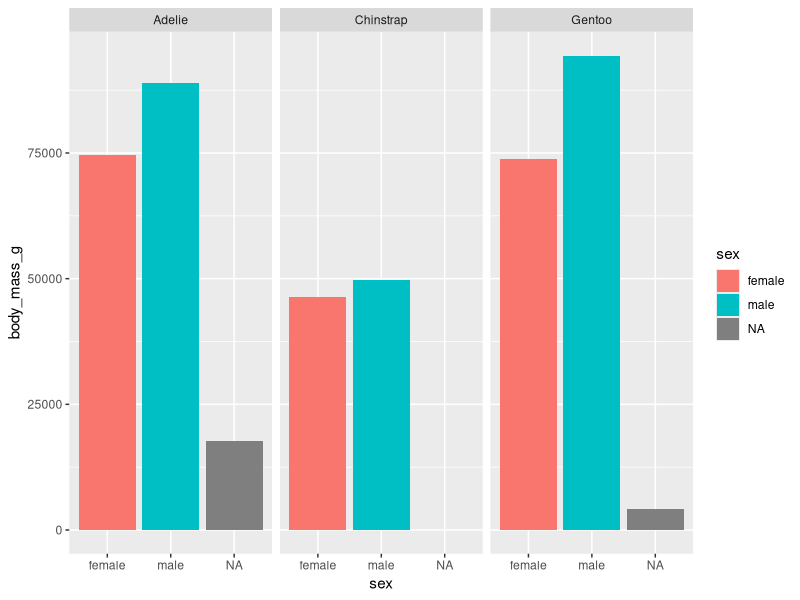
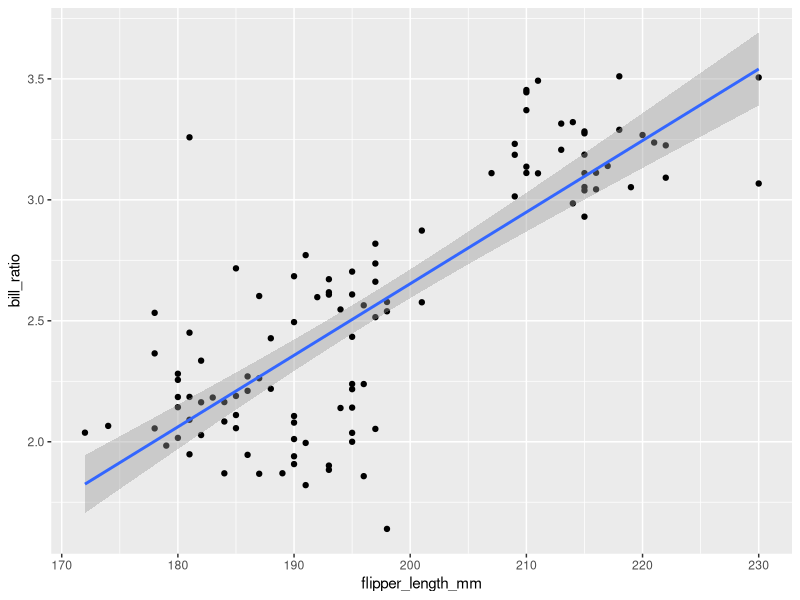
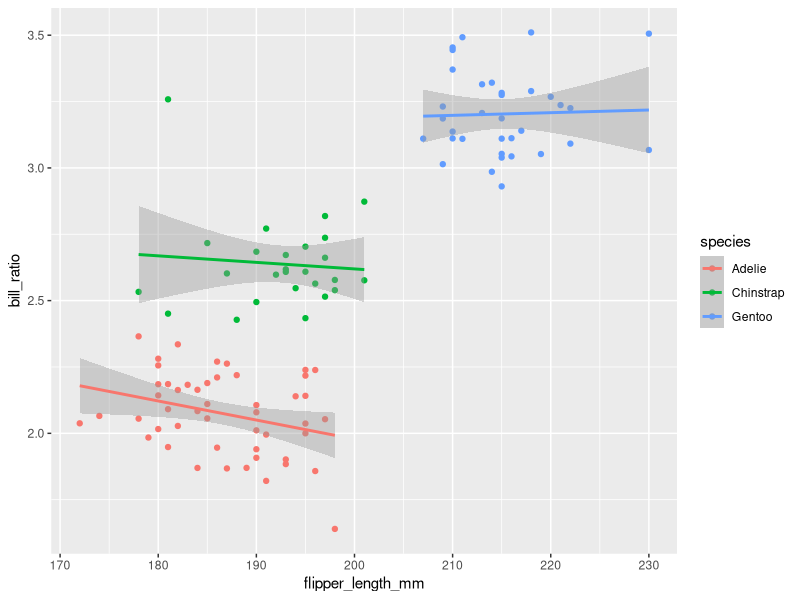
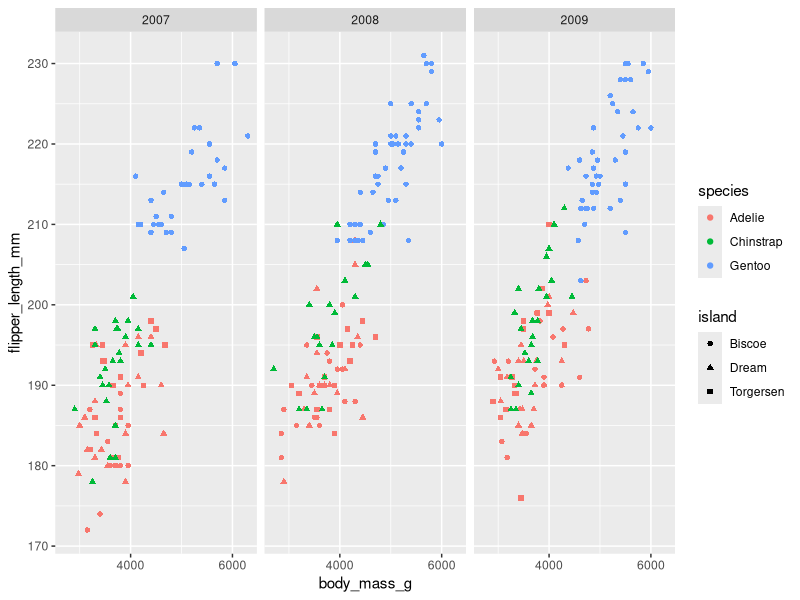

Generate these figures, in order, with R:
## ---- chunk 1
#DO NOT EDIT THIS CHUNK OR ANYTHING ABOVE IT!
knitr::opts_chunk$set(echo = TRUE, eval = TRUE, fig.align = "center", warning = F, message = F, tidy=T, tidy.opts=list(width.cutoff=50), R.options=list(max.print=100,dplyr.print_max=100))
## ---- chunk 2
library(tidyverse)
penguins <- palmerpenguins::penguins
## ---- chunk 3
penguins_2007 <- penguins %>% filter(year == 2007)
nrow(penguins)
nrow(penguins_2007)
## ---- chunk 4
penguins_2007 %>% filter(bill_length_mm > 45 & bill_length_mm < 55)
## ---- chunk 5
penguins_2007 %>% filter((bill_length_mm/bill_depth_mm) > 3.5)
## ---- chunk 6
penguins_2007 <- penguins_2007 %>% select(-year)
## ---- chunk 7
penguins_2007 <- penguins_2007 %>% mutate(bill_ratio = bill_length_mm/bill_depth_mm)
## ---- chunk 8
penguins_2007 %>% group_by(species) %>% 
  arrange(bill_length_mm) %>% 
  slice(1:3) %>% ungroup() %>% 
  summarize(sum(sex == "female", na.rm = T))
## ---- chunk 9
penguins_2007 %>% group_by(species) %>% 
  summarise(mean(bill_ratio, na.rm = T), sd(bill_ratio, na.rm = T))
## ---- chunk 10
penguins_2007 %>% group_by(species, island) %>%
  summarize(n()) %>% filter(n() == 3)
## ---- chunk 11
penguins_2007 %>% group_by(species) %>%
  ggplot(aes(sex, body_mass_g, fill = sex)) + geom_bar(stat = "identity") + facet_grid(~species)
## ---- chunk 12
penguins_2007 %>% ggplot(aes(flipper_length_mm, bill_ratio)) + 
  geom_point(stat = "identity") + geom_smooth(method = "lm")
## ---- chunk 13
penguins_2007 %>% ggplot(aes(flipper_length_mm, bill_ratio, color = species)) + 
  geom_point(stat = "identity") + geom_smooth(method = "lm")
## ---- chunk 14
penguins %>% ggplot(aes(body_mass_g, flipper_length_mm, color = species, shape = island)) + 
  geom_point() + facet_wrap(~year) + scale_x_continuous(n.breaks = 3)
## ---- chunk 15
## DO NOT DELETE THIS BLOCK!
sessionInfo()
Sys.time()
Sys.info()
